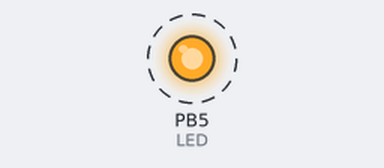
The program below on a simulated ATmega328P, built with avr-gcc and emulated at 16 MHz. Shown: output pins drawn as LEDs (lit = HIGH). Dashed ring = blinking.

Above: at 0.5 s.
Timing chart, 0 to 4.6 s (numbered marks = the images above):
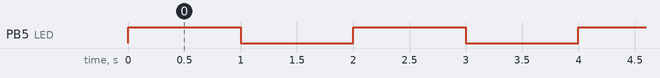

The program:

main.c
```c
/*
 * Blink LED on Arduino
 *
 * LED on Arduino board is connect to PB5 (which is referred to as Pin13 in the Arduino IDE)
 *
 * Created: 1/18/2017 12:23:20 PM
 * Author : LTC Lowrance
 * Edits  : COL Korpela, 1/16/2021
 */

#define F_CPU 16000000UL				// Arduino clock frequency - 16 MHz

#include <avr/io.h>
#include <util/delay.h>

int main(void)
{
	DDRB = DDRB | (1 << PB5);			// OR Mask - set PB5 on PORTB to output

	while(1)
	{
		PORTB = PORTB | (1 << PB5);		// OR mask to set only PB5 or Pin13 on Arduino
		_delay_ms(1000);
		PORTB = PORTB & ~(1 << PB5);	// AND mask to clear only PB5 - turn off LED
		_delay_ms(1000);
	}
}
```

Measured:
- by itself, PB5 (LED): alternates HIGH for 1.0 s and LOW for 1.0 s
